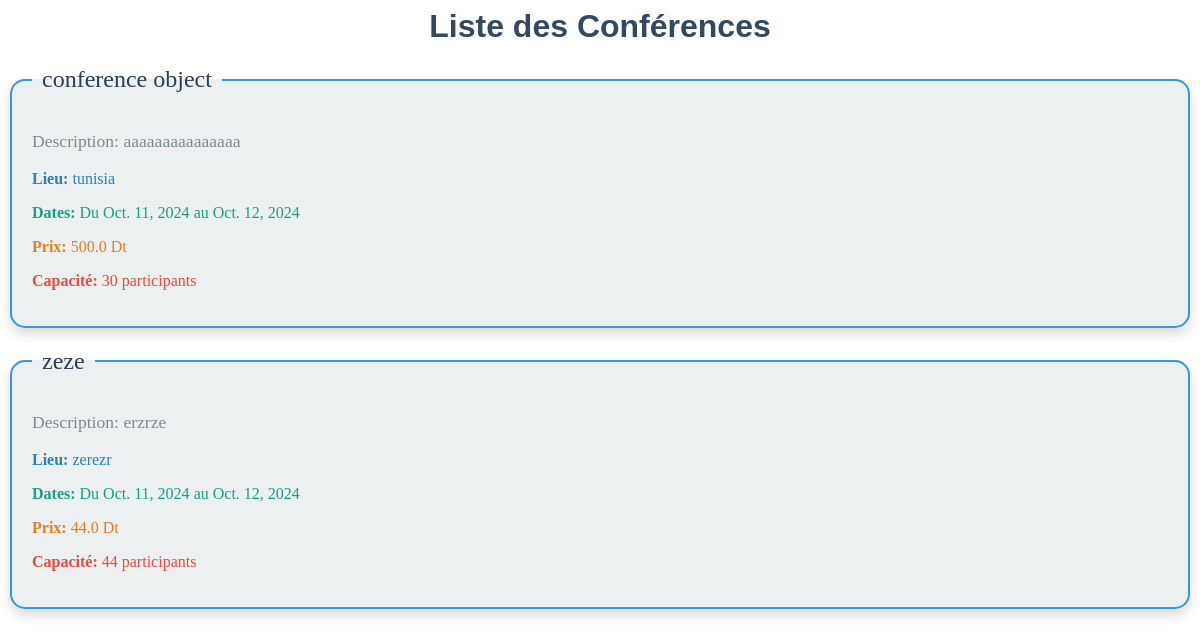
Screenshot of /conferences/list/ with the database file from the repository.
### conferences/models.py (models this page shows, shortened)
class Conference(models.Model):
    title= models.CharField(max_length=255)
    description=models.TextField()
    start_date= models.DateField(default=timezone.now().date())
    end_date= models.DateField()
    location =models.CharField(max_length=255)
    price=models.FloatField()
    capacity=models.IntegerField(validators=[MaxValueValidator(limit_value=900,
                                                               message="capacity must be under 900")])
    program=models.FileField(upload_to='files/',validators=[
        FileExtensionValidator(allowed_extensions=['pdf','png','jpeg','jpg'],message="only pdf,png,jpg,jpeg are allowed")])
    created_at= models.DateTimeField(auto_now_add=True)
    update_at=models.DateTimeField(auto_now=True)
    category=models.ForeignKey(Category,
                               on_delete=models.CASCADE,
                               related_name="conferences"
                               )
    class Meta:
        constraints=[
            models.CheckConstraint(
                check=models.Q(
                    start_date__gte=timezone.now().date()
                ),
                name="the start date must be greater than today or equal"
            )
        ]

### conferences/views.py (the view)
# urls.py: path('list/', conferenceList,name="listconf"),
def conferenceList(request):
    liste=Conference.objects.order_by('-start_date')
    return render(request,'conferences/conferenceList.html',{'conferenceList': liste})

### ProjetDjango/Templates/conferences/conferenceList.html (shortened to what this page needs)
<h1 style="text-align: center; font-family: 'Arial', sans-serif; color: #34495e; animation: fadeIn 1.5s ease-out;">
    Liste des Conférences
</h1>
{% for c in conferenceList %}
<fieldset style="border: 2px solid #3498db; border-radius: 15px; padding: 20px; margin-bottom: 20px; box-shadow: 0px 6px 12px rgba(0,0,0,0.15); transition: transform 0.3s ease-out, box-shadow 0.3s ease-out; background-color: #ecf0f1; animation: slideInUp 0.7s ease-out;">
    <legend style="font-size: 1.5em; color: #2c3e50; padding: 0 10px;">{{ c.title }}</legend>
    <p style="font-size: 1.1em; color: #7f8c8d;">Description: {{ c.description }}</p>
    <p style="color: #2980b9;"><strong>Lieu:</strong> {{ c.location }}</p>
    <p style="color: #16a085;"><strong>Dates:</strong> Du {{ c.start_date }} au {{ c.end_date }}</p>
    <p style="color: #e67e22;"><strong>Prix:</strong> {{ c.price }} Dt</p>
    <p style="color: #e74c3c;"><strong>Capacité:</strong> {{ c.capacity }} participants</p>
</fieldset>
{% empty %}
<p style="text-align: center; color: #e74c3c; font-size: 1.2em; animation: shake 1s ease-in-out;">
    La liste des conférences est vide
</p>
{% endfor %}

### rows the page displays
Conference: title "conference object", description "aaaaaaaaaaaaaaa", location "tunisia", start_date "Oct. 11, 2024", end_date "Oct. 12, 2024", price "500.0", capacity "30"
Conference: title "zeze", description "erzrze", location "zerezr", start_date "Oct. 11, 2024", end_date "Oct. 12, 2024", price "44.0", capacity "44"
